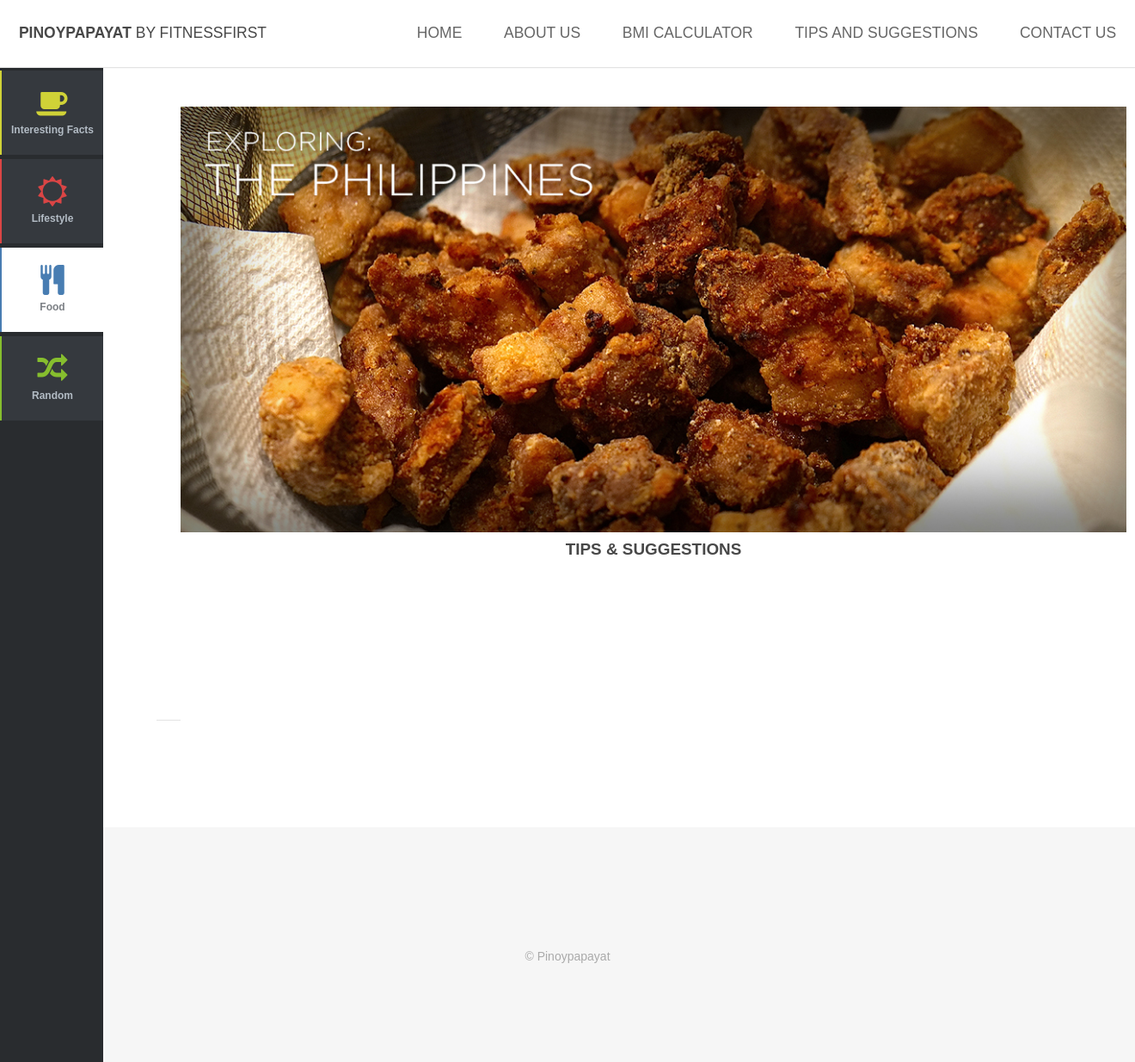
The page /index.php/site/dinner on the database as committed earlier.
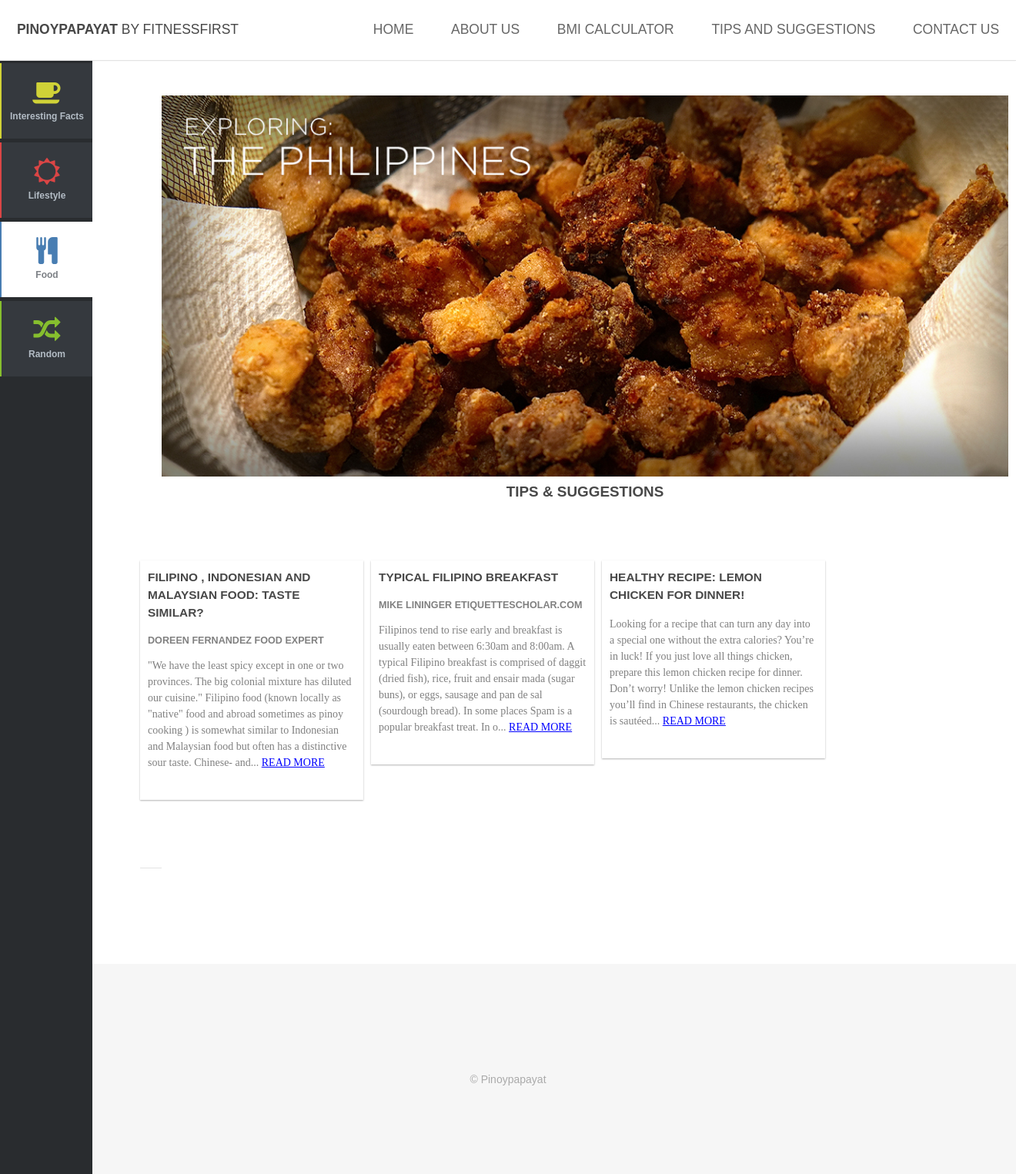
The same page on the database as committed later.
### tables this page shows
CREATE TABLE `cms_posts` (
  `_id` int(11) NOT NULL,
  `title` varchar(1000) NOT NULL,
  `description` varchar(2000) NOT NULL,
  `content` varchar(10000) NOT NULL,
  `category` int(11) NOT NULL,
  `img_path` varchar(500) NOT NULL,
  `date_posted` timestamp NOT NULL DEFAULT CURRENT_TIMESTAMP,
  `date_updated` timestamp NOT NULL DEFAULT CURRENT_TIMESTAMP
);

### application/controllers/Site.php (called while the page is built, shortened)
<?php
class Site extends CI_Controller {
	public function __construct(){
	        $this->load->model("cms_model");
	}
	public function dinner()
	{
		if ($query = $this->cms_model->post_get_by_dinner()) {
			$data['content'] = $query;
		}
		$this->load->view('client/dinner_view', $data);
	}
}

### index.php (called while the page is built, shortened)
<?php
require_once BASEPATH.'core/CodeIgniter.php';

### application/models/cms_model.php (called while the page is built, shortened)
<?php if (!defined('BASEPATH')) exit('No direct script access allowed');
class Cms_model extends CI_Model {
      function post_get_by_dinner(){
          $query = $this->db
          ->select("*")
          ->from("cms_posts")
          ->where("category", 3)
          ->get();
          return $query->result();
        }
}

### application/views/client/dinner_view.php (the view, shortened to what this page needs)
<!DOCTYPE HTML>
<html>
	<head>
		<link type="text/css" rel="stylesheet"  href="<?php echo base_url();?>css/style.css" />
		<link type="text/css" rel="stylesheet" href="<?php echo base_url();?>css/style-xlarge.css"/>
		<link type="text/css" rel="stylesheet" href="<?php echo base_url();?>css/style-pinterest.css" rel="stylesheet">
		<link rel="stylesheet" href="<?php echo base_url();?>css/font-awesome.min.css">
		<link type="text/css" rel="stylesheet" href="<?php echo base_url();?>css/demo.css">
		<link type="text/css" rel="stylesheet" href="<?php echo base_url();?>css/sidebar-left.css">
	</head>
	<body>
			<header id="header">
				<h1><strong><a href="<?php echo base_url();?>Site">Pinoypapayat</a></strong> by FitnessFirst</h1>
				<nav id="nav">
					<ul>
						<li><a href="<?php echo base_url('Site'); ?>">Home</a></li>
						<li><a href="<?php echo base_url('Site/about'); ?>">About us</a></li>
						<li><a href="<?php echo base_url('Site/bmi_calculator'); ?>">BMI Calculator</a></li>
						<li><a href="<?php echo base_url('Site/tips_and_suggestions'); ?>">Tips and Suggestions</a></li>
						<li><a href="<?php echo base_url('Site/contact'); ?>">Contact us</a></li>
					</ul>
				</nav>
			</header>
			<div class="main-content">
			<aside class="sidebar-left">
		<br><br>
		<div class="sidebar-links">
			<a class="link-yellow"  href="<?php echo base_url();?>site/tips_and_suggestions"><i class="fa fa-coffee"></i>Interesting Facts</a>
			<a class="link-red" href="<?php echo base_url();?>site/lunch"><i class="fa fa-sun-o"></i>Lifestyle</a>
			<a class="link-blue selected" href="<?php echo base_url();?>site/dinner"><i class="fa fa-cutlery"></i>Food</a>
			<a class="link-green" href="<?php echo base_url();?>site/random"><i class="fa fa-random"></i>Random</a>
		</div>
	</aside>
	<center><div  style="width:1100px;" class="container">
<img  src="<?php echo base_url();?>images/banner_food3.jpg"> <br>
<h3>Tips &#38; Suggestions</h3>
  </div></center>
			<section id="main" class="wrapper">
			<div class="container">
			<div class="row">
    <section id="pinBoot">
    	<?php if(isset($content)){
              foreach($content as $cont): ?>
      <article class="white-panel">
        <h4><?php echo $cont->title;?></h4>
        <h5 style="color: gray;"><?php echo $cont->description; ?></h5>
        <p style="color: gray; font-family: times new roman; font-variant-caps: initial;"><?php
				$mycontent = $cont->content;
				$var = strlen($mycontent);
if ($var >= 300) {
	$rest = substr($mycontent, 0,300);
	echo $rest, "... <a href='",base_url(),"site/goto_post/",$cont->_id,"' style='color:blue'>READ MORE</a>";
}else {
	echo $mycontent;
}
				 ?></p>
      </article>
      <?php endforeach;}
                 else { ?>
                 <script> alert("Empty!");</script>
                  <?php }?>
    </section>
    <hr>
    </div>
  </div>
</div>
			<footer id="footer">
				<div class="container">
					<ul class="copyright">
						<li>&copy; Pinoypapayat</li>
					</ul>
				</div>
			</footer>
	</body>
</html>

Rows that differ between the two databases and show on the page:
added cms_posts: title "FILIPINO , INDONESIAN AND MALAYSIAN FOOD: TASTE SIMILAR?", description "DOREEN FERNANDEZ FOOD EXPERT", content "\"We have the least spicy except in one or two provinces. The big colonial mixture has diluted our cuisine.\" Filipino food (known locally as \"native\" food and abroad sometimes as pinoy cooking ) is somewhat similar to Indonesian and Malaysian food but often has a distinctive sour taste. Chinese- and"
added cms_posts: title "TYPICAL FILIPINO BREAKFAST", description "MIKE LININGER ETIQUETTESCHOLAR.COM", content "Filipinos tend to rise early and breakfast is usually eaten between 6:30am and 8:00am. A typical Filipino breakfast is comprised of daggit (dried fish), rice, fruit and ensair mada (sugar buns), or eggs, sausage and pan de sal (sourdough bread). In some places Spam is a popular breakfast treat. In o"
added cms_posts: title "HEALTHY RECIPE: LEMON CHICKEN FOR DINNER!", content "Looking for a recipe that can turn any day into a special one without the extra calories? You’re in luck! If you just love all things chicken, prepare this lemon chicken recipe for dinner. Don’t worry! Unlike the lemon chicken recipes you’ll find in Chinese restaurants, the chicken is sautéed"
